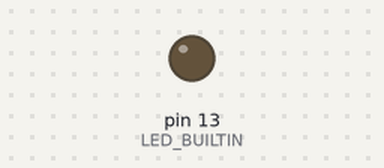
Recording of a sketch running on a simulated Arduino Uno, built with avr-gcc and run on an emulated ATmega328P. Shown: output pins drawn as LEDs (lit = HIGH).

Above: at 0.5 s.
At 4.5 s:
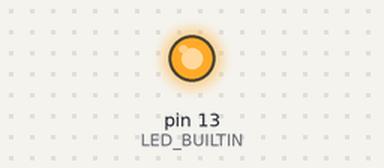
Timing chart, 0 to 6.9 s (numbered marks = the images above):
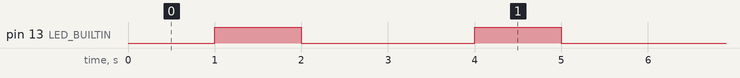

Measured:
- by itself, pin 13 (LED_BUILTIN): alternates HIGH for 1.0 s and LOW for 2.0 s

The sketch:

sketch_aug08b.ino
```cpp
byte buffer[2];
int var;

void setup(){
Serial.begin(9600);
pinMode(LED_BUILTIN, OUTPUT);

}

void loop(){
  Serial.readBytes(buffer, 2);
  var = to_int(buffer);
switch (var) {
  case 1:
      digitalWrite(LED_BUILTIN, HIGH);
    break;
  case 2:
      digitalWrite(LED_BUILTIN, LOW);
    break;
  default:
    digitalWrite(LED_BUILTIN, HIGH);   // turn the LED on (HIGH is the voltage level)
    delay(1000);                       // wait for a second
    digitalWrite(LED_BUILTIN, LOW);    // turn the LED off by making the voltage LOW
    delay(1000);
    break;
}
}
int to_int(byte x[2]){
  int val;
  val = x[0]*256+x[1];
  return val;
}
```
